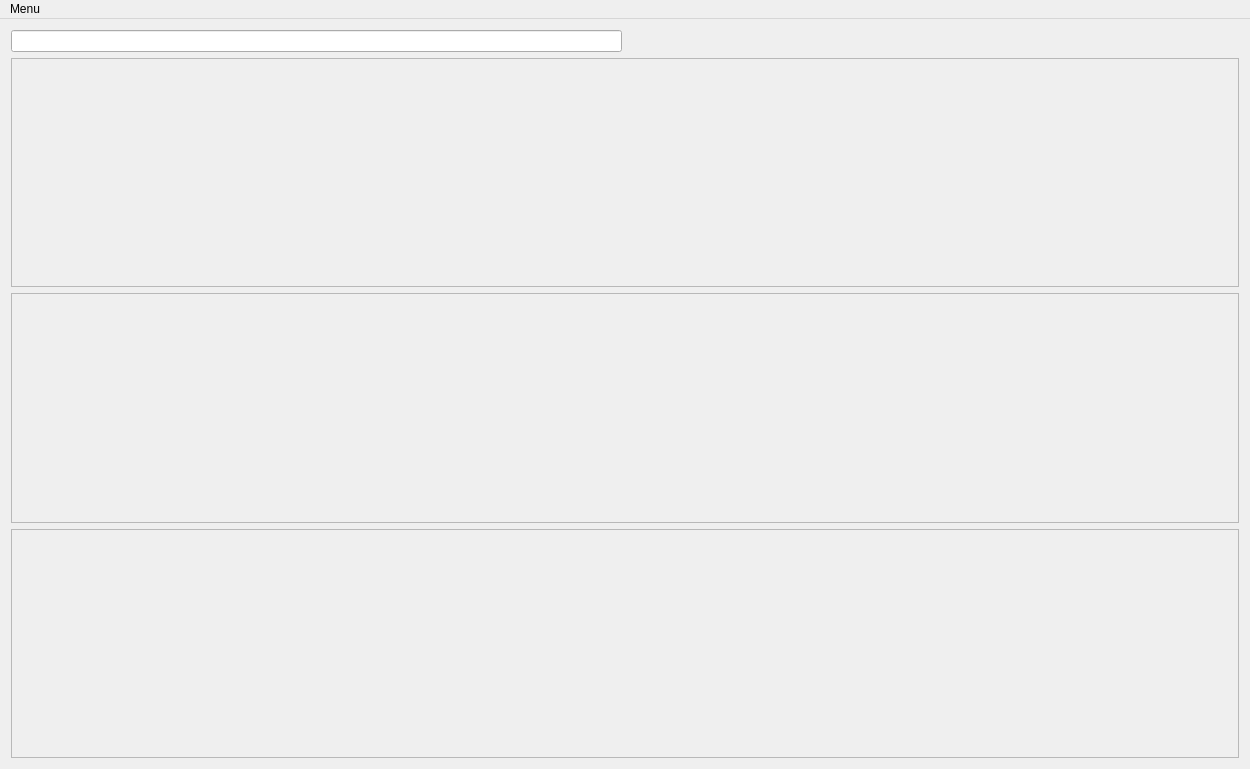
<?xml version="1.0" encoding="UTF-8"?>
<ui version="4.0">
 <class>wb</class>
 <widget class="QMainWindow" name="wb">
  <property name="geometry">
   <rect>
    <x>0</x>
    <y>0</y>
    <width>1250</width>
    <height>767</height>
   </rect>
  </property>
  <property name="windowTitle">
   <string>Whitebox Media Library</string>
  </property>
  <widget class="QWidget" name="centralWidget">
   <property name="minimumSize">
    <size>
     <width>1250</width>
     <height>750</height>
    </size>
   </property>
   <layout class="QGridLayout" name="gridLayout">
    <item row="2" column="0" colspan="2">
     <widget class="QFrame" name="b_showlist">
      <property name="frameShape">
       <enum>QFrame::StyledPanel</enum>
      </property>
      <property name="frameShadow">
       <enum>QFrame::Raised</enum>
      </property>
      <layout class="QGridLayout" name="gridLayout_4"/>
     </widget>
    </item>
    <item row="0" column="0">
     <widget class="QLineEdit" name="search"/>
    </item>
    <item row="1" column="0" colspan="2">
     <widget class="QFrame" name="a_titlebar">
      <property name="frameShape">
       <enum>QFrame::StyledPanel</enum>
      </property>
      <property name="frameShadow">
       <enum>QFrame::Raised</enum>
      </property>
     </widget>
    </item>
    <item row="4" column="0" colspan="2">
     <widget class="QFrame" name="c_showdata">
      <property name="frameShape">
       <enum>QFrame::StyledPanel</enum>
      </property>
      <property name="frameShadow">
       <enum>QFrame::Raised</enum>
      </property>
      <layout class="QGridLayout" name="gridLayout_5">
       <item row="1" column="0">
        <layout class="QGridLayout" name="c_seasonlist"/>
       </item>
       <item row="2" column="0">
        <layout class="QGridLayout" name="d_episodelist"/>
       </item>
      </layout>
     </widget>
    </item>
    <item row="0" column="1">
     <spacer name="horizontalSpacer">
      <property name="orientation">
       <enum>Qt::Horizontal</enum>
      </property>
      <property name="sizeHint" stdset="0">
       <size>
        <width>40</width>
        <height>20</height>
       </size>
      </property>
     </spacer>
    </item>
   </layout>
  </widget>
  <widget class="QMenuBar" name="menuBar">
   <property name="geometry">
    <rect>
     <x>0</x>
     <y>0</y>
     <width>1250</width>
     <height>17</height>
    </rect>
   </property>
   <widget class="QMenu" name="menuTest">
    <property name="title">
     <string>Menu</string>
    </property>
    <addaction name="actionsettings"/>
    <addaction name="actionTools"/>
    <addaction name="actionRefresh"/>
   </widget>
   <addaction name="menuTest"/>
  </widget>
  <action name="actionsettings">
   <property name="text">
    <string>Settings</string>
   </property>
  </action>
  <action name="actionTools">
   <property name="text">
    <string>Tools</string>
   </property>
  </action>
  <action name="actionRefresh">
   <property name="text">
    <string>Refresh</string>
   </property>
  </action>
 </widget>
 <layoutdefault spacing="6" margin="11"/>
 <resources/>
 <connections/>
</ui>
